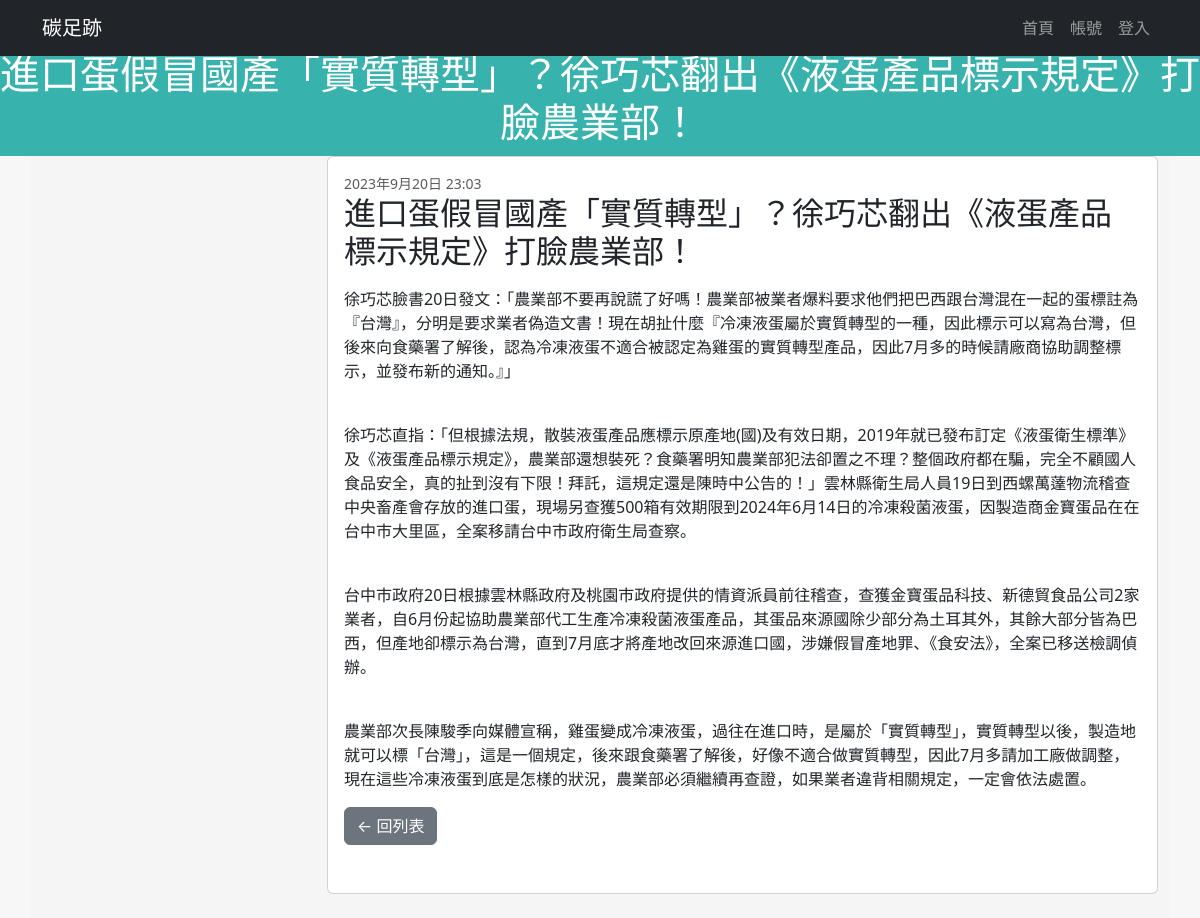
/post/20230920, run on the app's committed database.
### mainsite/models.py (models this page shows, shortened)
class Post(models.Model):
    title = models.CharField(max_length=200)
    slug = models.CharField(max_length=200)
    body = models.TextField()
    pub_date = models.DateTimeField(default=timezone.now)
    class Meta:  #針對表格做註記以最新日期排序-負向排序
        ordering = ('-pub_date',)

### mainsite/views.py (the view)
# urls.py: path('post/<slug:slug>', showpost),  #08/07新增 將<slug:slug>傳到 showpost這個view
def showpost(request, slug):        #0807新增, slug來自於urls.py slug冒號後的參數
    try:                            #會先試著執行, 有例外再跳到except
        post = Post.objects.get(slug = slug)    #get(查詢的條件) (查詢的欄位=查詢的值)
        if post != None :           #若查詢回傳的不是空物件 None表示找不到
            return render(request, 'pages/post.html', locals())
    except:
        return redirect('/')        #回到127.0.0.1:8000
    return True

### mainsite/templatetags/markdown_extras.py (called while the page is built)
@register.filter()
@stringfilter
def markdown(value):
    return md.markdown(value, extensions=['markdown.extensions.fenced_code'])

### templates/pages/post.html (shortened to what this page needs)
{% extends 'bases/base.html' %}
{% load markdown_extras %}
{% block headmessage %}
    {{post.title}}
{% endblock %}
{% block content %}
<div class="col-lg-9">
    <div class="card mb-4">
        <div class="card-body">
            <div class="small text-muted">{{post.pub_date}}</div>
            <h2 class="card-title">{{post.title}}</h2>
            <p class="card-text">{{post.body | markdown | safe | linebreaksbr }}</p>
            <a class="btn btn-secondary" href="/">← 回列表</a>
        </div>
        <div class="card-body">
        </div>
    </div>
</div>
{% endblock %}

### templates/components/sidebar.html (style rules this page uses)
body { background-color: #F7F7F7; }

### data on the page
Post: title "進口蛋假冒國產「實質轉型」？徐巧芯翻出《液蛋產品標示規定》打臉農業部！", pub_date "2023年9月20日 23:03", body "徐巧芯臉書20日發文：「農業部不要再說謊了好嗎！農業部被業者爆料要求他們把巴西跟台灣混在一起的蛋標註為『台灣』，分明是要求業者偽造文書！現在胡扯什麼『冷凍液蛋屬於實質轉型的一種，因此標示可以寫為台灣，但後來向食藥署了解後，認為冷凍液蛋不適合被認定為雞蛋的實質轉型產品，因此7月多的時候請廠商協助調整標示，並發布新的通知。』」 徐巧芯直指：「但根據法規，散裝液蛋產品應標示原產地(國)及有效日期，2019年就已發布訂定《液蛋衛生標準》及《液蛋產品標示規定》，農業部還想裝死？食藥署明知農業部犯法卻置之不理？整個政府都在騙，完全不顧國人食品安全，真的扯到沒有下限！拜託，這規定還是陳時中公告的！」雲林縣衛生局人員19日到西螺萬薘物流稽查中央畜產會存放的進口蛋，現場另查獲500箱有效期限到2024年6月14日的冷凍殺菌液蛋，因製造商金寶蛋品在在台中市大里區，全案移請台中市政府衛生局查察。 台中市政府20日根據雲林縣政府及桃園市政府提供的情資派員前往稽查，查獲金寶蛋品科技、新德貿食品公司2家業者，自6月份起協助農業部代工生產冷凍殺菌液蛋產品，其蛋品來源國除少部分為土耳其外，其餘大部分皆為巴西，但產地卻標示為台灣，直到7月底才將產地改回來源進口國，涉嫌假冒產地罪、《食安法》，全案已移送檢調偵辦。 農業部次長陳駿季向媒體宣稱，雞蛋變成冷凍液蛋，過往在進口時，是屬於「實質轉型」，實質轉型以後，製造地就可以標「台灣」，這是一個規定，後來跟食藥署了解後，好像不適合做實質轉型，因此7月多請加工廠做調整，現在這些冷凍液蛋到底是怎樣的狀況，農業部必須繼續再查證，如果業者違背相關規定，一定會依法處置。"
